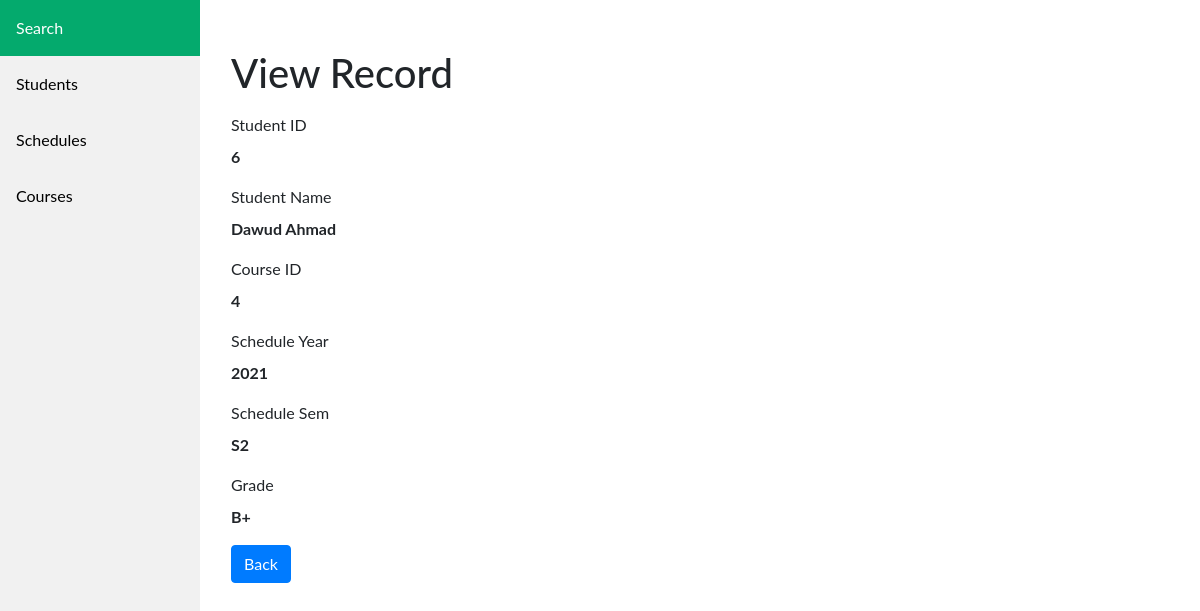
/schedules/read-sch.php?id=5, run on the app's committed database.
### tables this page shows
CREATE TABLE `t_schedules` (
  `ID_schedule` int(11) NOT NULL,
  `ID_student` int(11) NOT NULL,
  `ID_course` int(11) NOT NULL,
  `sched_yr` int(11) NOT NULL,
  `sched_sem` char(2) NOT NULL,
  `grade_letter` char(2) NOT NULL
);

CREATE TABLE `t_students` (
  `ID_student` int(11) NOT NULL,
  `fname` char(10) NOT NULL,
  `lname` char(15) NOT NULL,
  `phone` varchar(45) NOT NULL,
  `email` char(30) NOT NULL,
  `status` tinyint(1) NOT NULL,
  `start_dte` date NOT NULL,
  `end_dte` date NOT NULL
);

### schedules/read-sch.php (the view, shortened to what this page needs)
<?php require_once '../header.php'; ?>
<?php
	if(isset($_GET["id"]) && !empty(trim($_GET["id"]))){
	    $param_id = trim($_GET["id"]);
	    $sql = "SELECT * FROM t_schedules WHERE ID_schedule = '{$param_id}'";
	    if($result = $db->query($sql)){
            if($result->num_rows == 1){
                $row = $result->fetch_array();
                $studId = $row["ID_student"];
                $courseId = $row["ID_course"];
                $schedyr = $row["sched_yr"];
                $schedsem = $row["sched_sem"];
                $grade = $row["grade_letter"];
                $queryd = "SELECT * FROM t_students WHERE ID_student = '{$studId}'";
                $results = mysqli_query($db,$queryd);
                if (mysqli_num_rows($results) > 0) {
                    $r = mysqli_fetch_assoc($results);
                    $fullname = $r["fname"]." ".$r["lname"];
                }
            } else{
                header("location: ../error.php");
                exit();
            }
	    } else{
            echo "Oops! Something went wrong. Please try again later.";
        }
	} else{
	    header("location: ../error.php");
	    exit();
	}
?>
<div class="container-fluid">
    <div class="row">
        <div class="col-md-12">
            <h1 class="mt-5 mb-3">View Record</h1>
            <div class="form-group">
                <label>Student ID</label>
                <p><b><?php echo $studId; ?></b></p>
            </div>
            <div class="form-group">
                <label>Student Name</label>
                <p><b><?php echo $fullname; ?></b></p>
            </div>
            <div class="form-group">
                <label>Course ID</label>
                <p><b><?php echo $courseId; ?></b></p>
            </div>
            <div class="form-group">
                <label>Schedule Year</label>
                <p><b><?php echo $schedyr; ?></b></p>
            </div>
            <div class="form-group">
                <label>Schedule Sem</label>
                <p><b><?php echo $schedsem; ?></b></p>
            </div>
            <div class="form-group">
                <label>Grade</label>
                <p><b><?php echo $grade; ?></b></p>
            </div>
            <p><a href="../schedules.php" class="btn btn-primary">Back</a></p>
        </div>
    </div>
</div>
<?php require_once '../footer.php'; ?>

### header.php (style rules this page uses)
body { margin: 0; font-family: "Lato", sans-serif; }

### data on the page
t_schedules: ID_student "6", ID_course "4", sched_yr "2021", sched_sem "S2", grade_letter "B+"
t_students: fullname "Dawud Ahmad"
